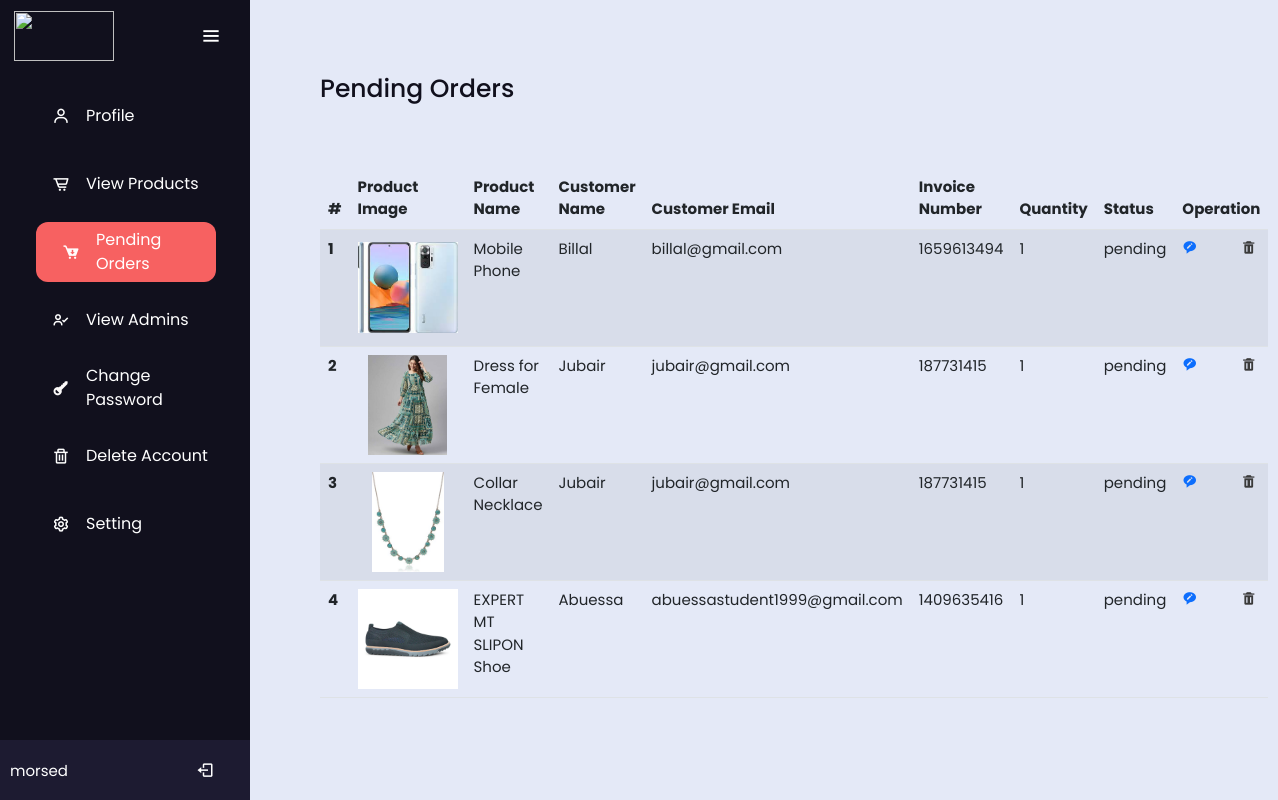
The page /E-Commerce/admin_area/view_orders2.php (signed in) on the database its author committed.
### tables this page shows
CREATE TABLE `product` (
  `p_id` int(255) NOT NULL,
  `section` int(11) DEFAULT NULL,
  `p_name` varchar(255) DEFAULT NULL,
  `p_details` varchar(255) DEFAULT NULL,
  `p_colour` varchar(255) DEFAULT NULL,
  `p_ctag` varchar(255) DEFAULT NULL,
  `p_sub_ctag` varchar(255) DEFAULT NULL,
  `p_price` int(255) DEFAULT NULL,
  `p_quantity` int(255) DEFAULT NULL,
  `p_date` date DEFAULT NULL,
  `p_img1` varchar(255) DEFAULT NULL,
  `p_img2` varchar(255) DEFAULT NULL,
  `p_img3` varchar(255) DEFAULT NULL,
  `p_img4` varchar(255) DEFAULT NULL,
  `p_keyword` varchar(255) DEFAULT NULL
);

CREATE TABLE `user_info` (
  `user_id` int(11) NOT NULL,
  `name` varchar(255) NOT NULL,
  `username` varchar(255) NOT NULL,
  `user_email` varchar(255) NOT NULL,
  `user_password` varchar(255) NOT NULL,
  `user_ip` varchar(255) NOT NULL,
  `user_address` varchar(255) NOT NULL,
  `user_address2` varchar(255) NOT NULL,
  `user_mobile` varchar(14) NOT NULL,
  `user_img` varchar(255) NOT NULL,
  `buy_product` int(11) NOT NULL,
  `get_discount` int(11) NOT NULL,
  `discount` int(11) NOT NULL,
  `otp` int(11) NOT NULL,
  `last_mail` varchar(255) DEFAULT NULL
);

CREATE TABLE `pending_orders` (
  `order_id` int(11) NOT NULL,
  `user_id` int(11) NOT NULL,
  `invoice_number` int(255) NOT NULL,
  `product_id` varchar(255) NOT NULL,
  `quantity` int(255) NOT NULL,
  `order_status` varchar(255) NOT NULL
);

### E-Commerce/admin_area/view_orders2.php (the view, shortened to what this page needs)
<?php
include('../common_function.php');
$username = $_SESSION['admin_username'];
?>
<!DOCTYPE html>
<html lang="en" dir="ltr">
<head>
    <link rel="stylesheet" href="profile_style.css">
    <link href='https://unpkg.com/boxicons@2.0.7/css/boxicons.min.css' rel='stylesheet'>
    <link rel="stylesheet" href="https://cdnjs.cloudflare.com/ajax/libs/font-awesome/6.2.0/css/all.min.css" />
    <link href="https://cdn.jsdelivr.net/npm/bootstrap@5.2.2/dist/css/bootstrap.min.css" rel="stylesheet">
</head>
<body>
    <div class="side_bar">
        <div class="logo-details">
            <img src="../img/icon.png" alt="" style="width:100px;height:50px !important">
            <i class='bx bx-menu' id="btn"></i>
        </div>
        <ul class="nav-list">
            <li>
                <a href="profile.php">
                    <i class="fa-thin fa"></i>
                    <i class='bx bx-user'></i>
                    <span class="links_name">Profile</span>
                </a>
            </li>
            <li>
                <a href="products.php">
                    <i class="fa-thin fa"></i>
                    <i class='bx bx-cart-alt'></i>
                    <span class="links_name">View Products</span>
                </a>
            </li>
            <li>
                <a href="" class="active">
                    <i class="fa-thin fa"></i>
                    <i class='bx bxs-cart-download bx-tada' style='color:#fffcfc'></i>
                    <span class="links_name">Pending Orders</span>
                </a>
            </li>
            <li>
                <a href="view_admins.php">
                    <i class="fa-thin fa"></i>
                    <i class='bx bx-user-check' style='color:#ffffff'></i>
                    <span class="links_name">View Admins</span>
                </a>
            </li>
            <li>
                <a href="#">
                    <i class="fa-thin fa"></i>
                    <i class='bx bxs-key bx-rotate-180' style='color:#fcfafa'></i>
                    <span class="links_name">Change Password</span>
                </a>
            </li>
            <li>
                <a href="#">
                    <i class="fa-thin fa"></i>
                    <i class='bx bx-trash' style='color:#ffffff'></i>
                    <span class="links_name">Delete Account</span>
                </a>
            </li>
            <li>
                <a href="#">
                    <i class="fa-thin fa"></i>
                    <i class='bx bx-cog bx-spin' style='color:#ffffff'></i>
                    <span class="links_name">Setting</span>
                </a>
            </li>
            <li class="profile">
                <div class="profile-details">
                    <div class="name_job">
                        <div class="name"><?php echo $username; ?></div>
                    </div>
                </div>
                <a href="logout.php"><i class='bx bx-log-out' id="log_out" style="left:100px !important"></i></a>
            </li>
        </ul>
    </div>
    <section class="home-section">
        <div class="text">Pending Orders</div>
        <div class="text-2">
            <table class="table table-striped">
                <thead class="thead-light">
                    <tr>
                        <th scope="col">#</th>
                        <th scope="col">Product Image</th>
                        <th scope="col">Product Name</th>
                        <th scope="col">Customer Name</th>
                        <th scope="col">Customer Email</th>
                        <th scope="col">Invoice Number</th>
                        <th scope="col">Quantity</th>
                        <th scope="col">Status</th>
                        <th colspan="2">Operation</th>
                    </tr>
                </thead>
                <tbody>
                    <?php
                    $count = 1;
                    $query = "select * from pending_orders where order_status = 'pending'";
                    $result = mysqli_query($con, $query);
                    if ($result) {
                        while ($data = mysqli_fetch_array($result)) {
                            $order_id = $data['order_id'];
                            $user_id = $data['user_id'];
                            $product_id = $data['product_id'];
                            $invoice = $data['invoice_number'];
                            $quantity = $data['quantity'];
                            $status = $data['order_status'];
                            $user_sql = "select * from user_info where user_id = $user_id";
                            $user_res = mysqli_query($con, $user_sql);
                            if ($user_res) {
                                while ($user_row = mysqli_fetch_array($user_res)) {
                                    $c_name = $user_row['name'];
                                    $c_email = $user_row['user_email'];
                                    $product_sql = "select * from product where p_id=$product_id";
                                    $product_res = mysqli_query($con, $product_sql);
                                    if ($product_res) {
                                        while ($product_row = mysqli_fetch_array($product_res)) {
                                            $p_img = $product_row['p_img1'];
                                            $p_name = $product_row['p_name'];
                                            echo '<tr>
                            <th scope="row">' . $count++ . '</th>
                            <td><img src="../product_img/' . $p_img . '" alt="" style="width:100px; height:100px; object-fit:contain; !important"></img></td>
                            <td>' . $p_name . '</td>
                            <td>' . $c_name . '</td>
                            <td>' . $c_email . '</td>
                            <td>' . $invoice . '</td>
                            <td>' . $quantity . '</td>
                            <td>' . $status . '</td>
                            <td>
                            <a href="accept_order.php?id=' . $order_id . '" style="margin-right: 20px !important"><i class="bx bxs-message-rounded-edit" ></i></a>
                            <a href="delete_order.php?id=' . $order_id . '" style="margin-left: 20px !important"><i class="bx bxs-trash" style="color:#3a3a3a" ></i></a>
                            </td>
                        </tr>';
                                        }
                                    } else {
                                        die(mysqli_error($con));
                                    }
                                }
                            } else {
                                die(mysqli_error($con));
                            }
                        }
                    } else {
                        die(mysqli_error($con));
                    }
                    ?>
                </tbody>
            </table>
        </div>
    </section>
</body>
</html>

### E-Commerce/admin_area/profile_style.css (style rules this page uses)
* { margin: 0; padding: 0; box-sizing: border-box; font-family: "Poppins" , sans-serif; }
.side_bar { position: fixed; left: 0; top: 0; height: 100%; width: 250px; background: #11101D; padding: 6px 14px; z-index: 99; transition: all 0.5s ease; }
.side_bar .logo-details { height: 60px; display: flex; align-items: center; position: relative; }
.side_bar .logo-details #btn { position: absolute; top: 50%; right: 0; transform: translateY(-50%); font-size: 22px; transition: all 0.4s ease; font-size: 23px; text-align: center; cursor: pointer; transition: all 0.5s ease; }
.side_bar i { color: #fff; height: 60px; min-width: 50px; font-size: 28px; text-align: center; line-height: 60px; }
.side_bar .nav-list { margin-top: 20px; height: 100%; }
.side_bar li { position: relative; margin: 8px 0; list-style: none; }
.side_bar li a { display: flex; width: 100%; border-radius: 12px; align-items: center; text-decoration: none; transition: all 0.4s ease; margin-left: -20px; }
.nav-list li .active { width: 180px; margin-left: -10px; left: -5px; background: rgb(247, 97, 97); }
.links_name { color: white; }
.side_bar li i { font-size: 18px; margin-left: -20px; }
.side_bar li.profile { position: fixed; height: 60px; width: 250px; left: 0; bottom: -8px; padding: 20px 10px; background: #1d1b31; transition: all 0.5s ease; overflow: hidden; }
.side_bar li .profile-details { display: flex; align-items: center; flex-wrap: nowrap; }
.side_bar li.profile .name { font-size: 15px; font-weight: 400; color: #fff; white-space: nowrap; }
.side_bar .profile #log_out { position: absolute; top: 50%; right: 0; transform: translateY(-50%); background: none; width: 100%; height: 60px; line-height: 60px; border-radius: 0px; transition: all 0.5s ease; }
.home-section { position: relative; background: #E4E9F7; min-height: 100vh; top: 0; left: 250px; width: calc(100% - 250px); transition: all 0.5s ease; z-index: 2; }
.home-section .text { display: inline-block; color: #11101d; font-size: 25px; font-weight: 500; margin-top: 70px; margin-left: 70px; left: 30px; }
.home-section .text-2 { font-size: 15px; margin-top: 60px; margin-left: 70px; margin-right: 70px; }

### rows shown on the page
pending_orders: invoice_number "1659613494", quantity "1", order_status "pending"
user_info: name "Billal", user_email "billal@gmail.com"
product: p_img1 (picture), p_name "Mobile Phone"
pending_orders: invoice_number "187731415", quantity "1", order_status "pending"
user_info: name "Jubair", user_email "jubair@gmail.com"
product: p_img1 (picture), p_name "Dress for Female"
pending_orders: invoice_number "187731415", quantity "1", order_status "pending"
product: p_img1 (picture), p_name "Collar Necklace"
pending_orders: invoice_number "1409635416", quantity "1", order_status "pending"
user_info: name "Abuessa", user_email "abuessastudent1999@gmail.com"
product: p_img1 (picture), p_name "EXPERT MT SLIPON Shoe"

### other values the page prints
$username "morsed"
